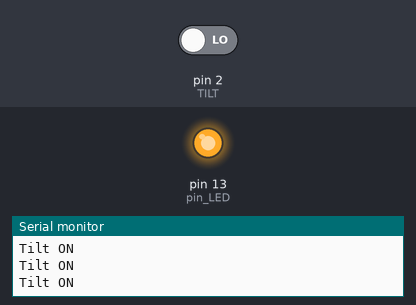
The sketch below on a simulated Arduino Uno, built with avr-gcc and run on an emulated ATmega328P. On the bench: output pins drawn as LEDs (lit = HIGH), the last lines printed to the serial monitor. The test bench sets the inputs (shaded band); at power-on: pin 2 (TILT) LOW. Pins used as bus, display or sensor lines are not drawn.

Above: at 1.8 s.
1.9 s: pin 2 (TILT) driven HIGH
At 2.3 s:
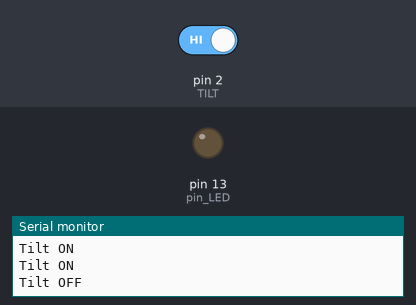
3.5 s: pin 2 (TILT) driven LOW
At 4.7 s:
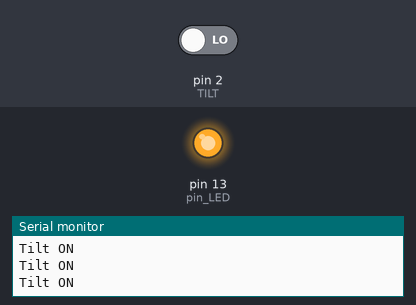
Timing chart, 0 to 6.5 s (numbered marks = the images above; inputs shaded):
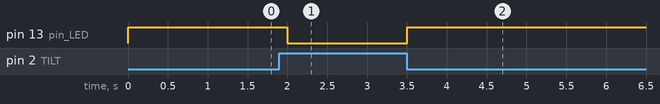

Measured:
- after the input at 1.9 s, pin 13 (pin_LED): HIGH → LOW after 0.10 s
- after the input at 3.5 s, pin 13 (pin_LED): LOW → HIGH at once

The sketch:

Tilt_Led.ino
```cpp
#define TILT 2
#define VCC 3
#define GND 4
//int pin_GND=4;
//int pin_VCC=3;
//int pin_TILT=2;
int pin_LED = 13;
void setup() {
  // put your setup code here, to run once:
    Serial.begin(9600);
    pinMode(TILT,INPUT);
    pinMode(VCC,OUTPUT);
    pinMode(GND,OUTPUT);
    digitalWrite(VCC,HIGH);
    digitalWrite(GND,LOW);
    pinMode(pin_LED,OUTPUT);
}

void loop() {
  // put your main code here, to run repeatedly:
  if(digitalRead(TILT))
  {
    Serial.println("Tilt OFF"); // HIGH
    digitalWrite(pin_LED,LOW);
  }
  else
  {
    Serial.println("Tilt ON"); // LOW
    digitalWrite(pin_LED,HIGH);
  }
  delay(500);
}
```
